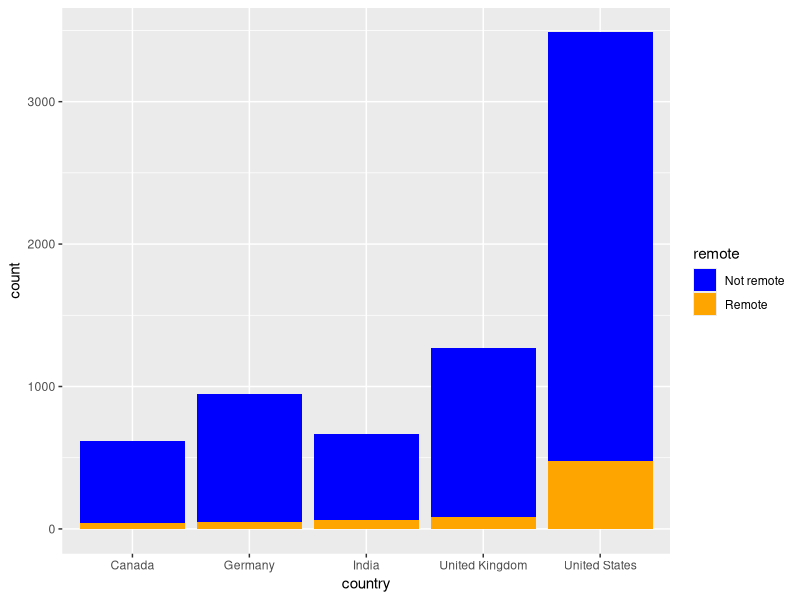
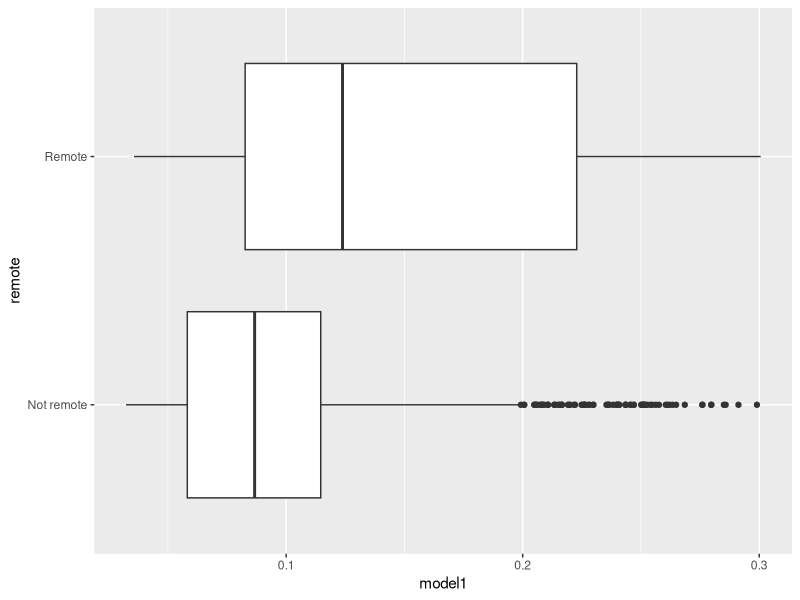

Here is the R script that generated these plots, in order: (Note: this script raises an error after producing the figures.)
library(tidyverse) # contains dplyr, ggplot2, tidyr, readr, lubridate
library(ggplot2)
library(rsample)
library(ggbeeswarm)


so <- read_csv("data/stackoverflow.csv", show_col_types = FALSE)

count(so, country, remote)

remote_colours <- c("Not remote" = "blue", 
                    "Remote" = "orange")
ggplot(data = so,
       aes(x = country, fill = remote)) + 
  geom_bar() + 
  scale_fill_manual(values = remote_colours)

### splitting the data without rebalancing

set.seed(2001) ## to ensure that we all get the same data splits


so <- read_csv("data/stackoverflow.csv", show_col_types = FALSE) |>
  mutate(remote2 = if_else(remote == "Not remote", 0, 1)) |>
  relocate(remote2, .after = remote)

so_split <- initial_split(so, prop = 0.8)
so_training_data <- training(so_split)
so_testing_data <- testing(so_split)

model1 <- glm(remote2~country+salary+years_coded_job, 
              data = so_training_data, family = binomial(link = "logit"))

model1

so_testing_data$model1 <- predict(model1, newdata = so_testing_data,
                                  type =  "response") # type = response used to get p

plot1 <- ggplot(data = so_testing_data,
       aes(y = remote, x = model1)) +
  geom_boxplot()

plot2 <- ggplot(data = so_testing_data,
       aes(y = remote, x = model1)) +
  geom_beeswarm()

plot1



model1 <- glm(remote~country+salary+years_coded_job, 
              data = so_training_data, family = binomial(link = "logit"))


ggplot(data = so_testing_data,
       aes(x = model1)) + geom_density() + 
  facet_wrap(~remote, ncol = 1)







model1 <- glm(family = binomial(link = "logit"))
